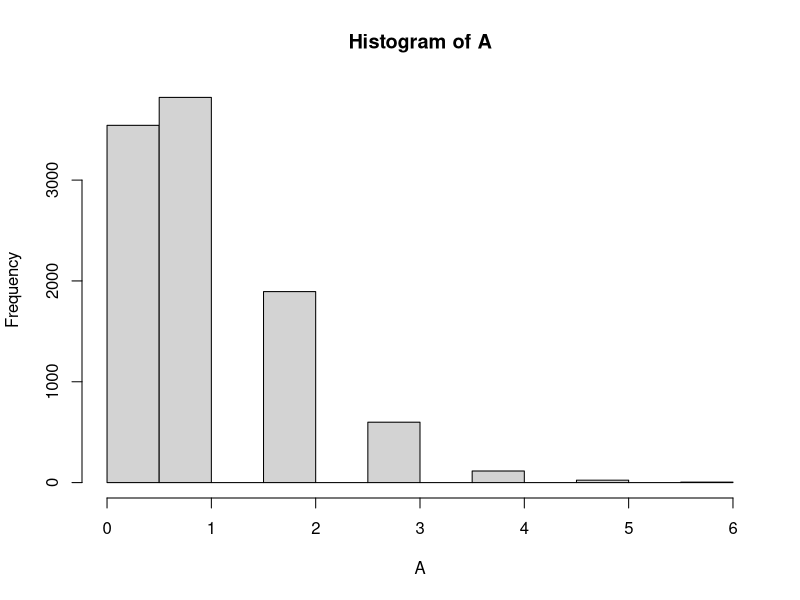
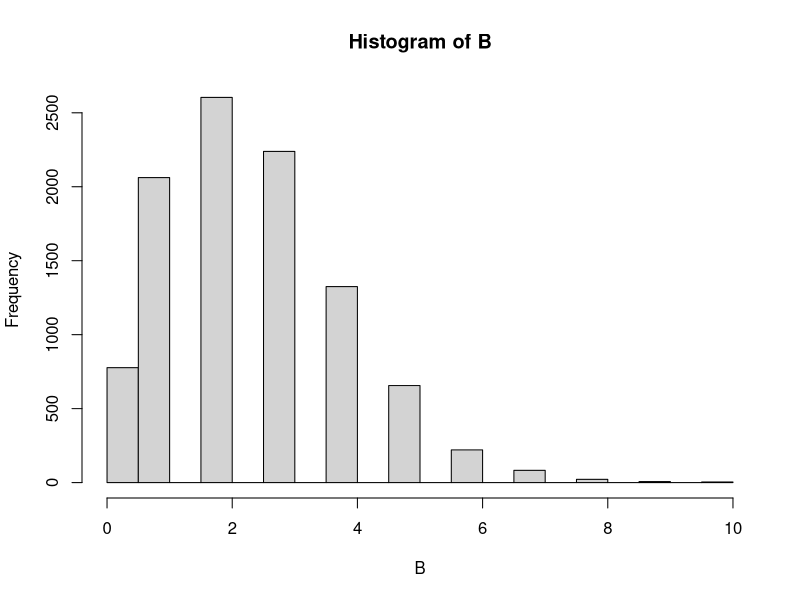
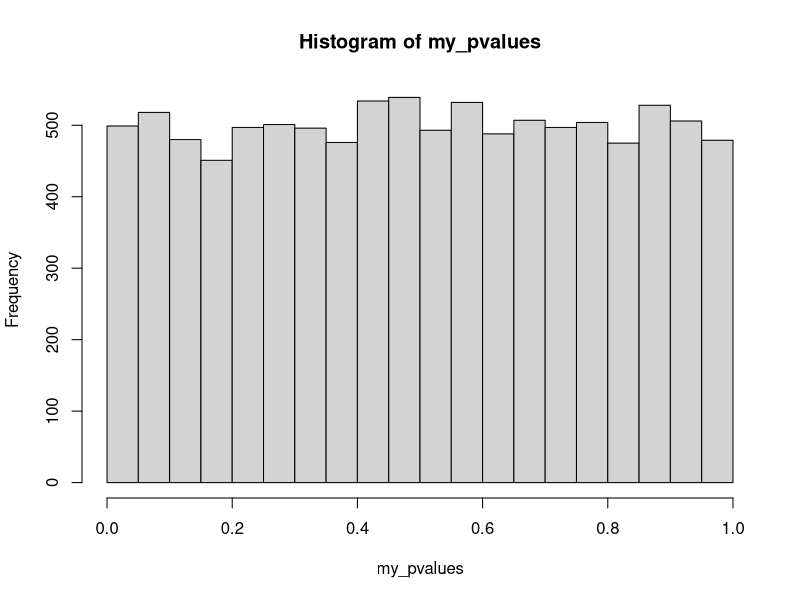
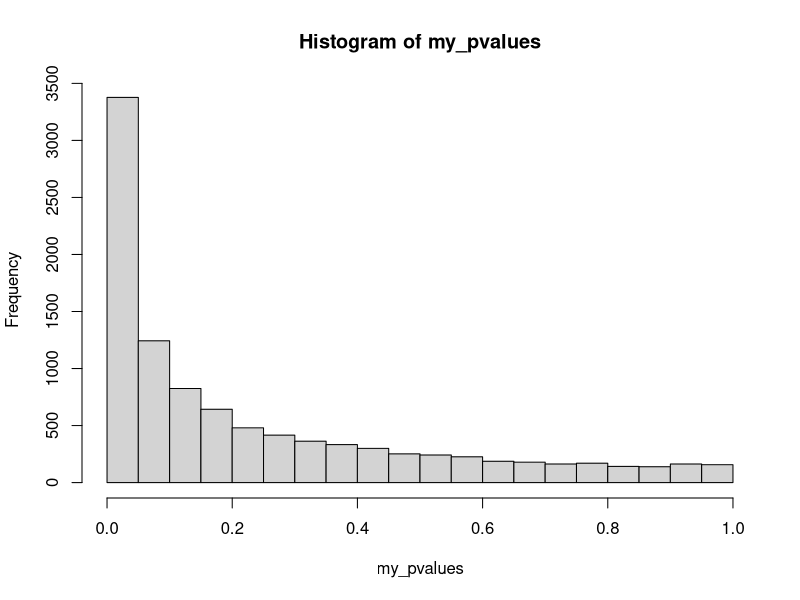
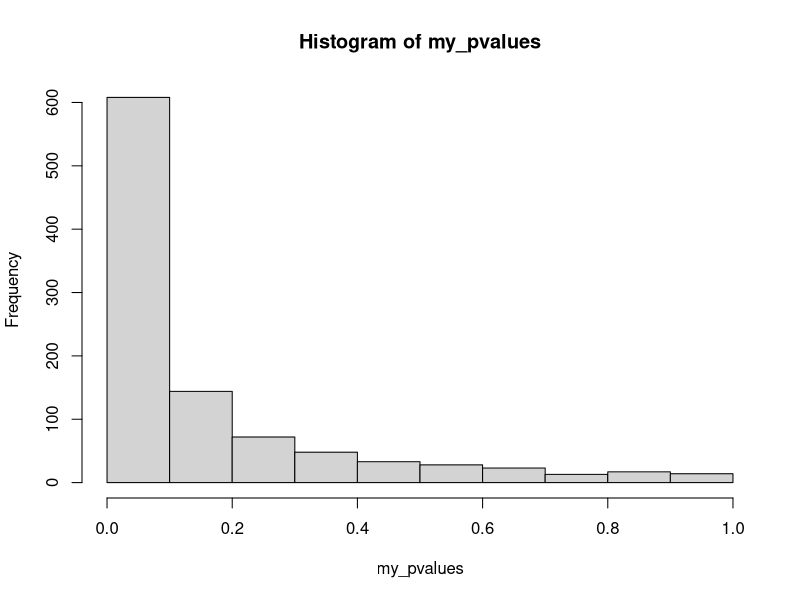

Source code (R) for these figures, in order:
## ---- chunk 1
knitr::opts_chunk$set(echo = TRUE)
## ---- chunk 2
A <- replicate(10000, sum(rbinom(20,1, .05)))
hist(A)

length(A[A>0])/10000

B <- replicate(10000, sum(rbinom(50,1, .05)))
hist(B)

length(B[B>0])/10000

## ---- chunk 3

D <- replicate(10000, sum(rbinom(20,3,.05)))


length(D[D>0])/10000

## ---- chunk 4

library(tibble)

#my_pvalues <- c()
#for(i in 1:10000){
#IV <- rep(1:2, each=20)
#DV <- c(rnorm(20,0,1), rnorm(20,0,1))

#sim_data <- tibble(IV, DV)

#my_pvalues[i] <- t.test(DV~IV, var.equal=TRUE, data=sim_data)$p.value
#}


my_pvalues <- replicate(10000, t.test(rnorm(20,0,1), rnorm(20,0,1), var.equal = TRUE)$p.value)


hist(my_pvalues)

## ---- chunk 5
my_pvalues <- replicate(10000, t.test(rnorm(20,0.5,1), rnorm(20,0,1), var.equal = TRUE)$p.value)

hist(my_pvalues)
## ---- chunk 6
my_pvalues <- c()
for(i in 1:1000){
  
IV <- factor(rep(1:4, each=20))
DV <- c(rnorm(20,0.5,1), rnorm(20,0,1), rnorm(20,0,1),rnorm(20,0,1))

sim_data <- tibble(IV, DV)

c1 <- c(3,-1, -1, -1)

contrasts(sim_data$IV) <- c1

aov.out <- aov(DV~IV, sim_data)

save_results <- summary.aov(aov.out, split = list(IV=list("c1" = 1)))

my_pvalues[i] <- save_results[[1]]$`Pr(>F)`[2]
}

hist(my_pvalues)
## ---- chunk 7

omnibus_pvalues <- c()
contrust_pvalues <- c()

for(i in 1:1000){
  
IV <- factor(rep(1:4, each=20))
DV <- c(rnorm(20,0,1), rnorm(20,0,1), rnorm(20,0,1),rnorm(20,0,1))

sim_data <- tibble(IV, DV)

c1 <- c(3,-1, -1, -1)

contrasts(sim_data$IV) <- c1

aov.out <- aov(DV~IV, sim_data)

save_results <- summary.aov(aov.out, split = list(IV=list("c1" = 1)))

omnibus_pvalues[i] <- save_results[[1]]$`Pr(>F)`[1]
contrust_pvalues[i] <- save_results[[1]]$`Pr(>F)`[2]
}

#hist(my_pvalues)

length(omnibus_pvalues[omnibus_pvalues < 0.5])/1000
length(contrust_pvalues[contrust_pvalues < 0.5])/1000
